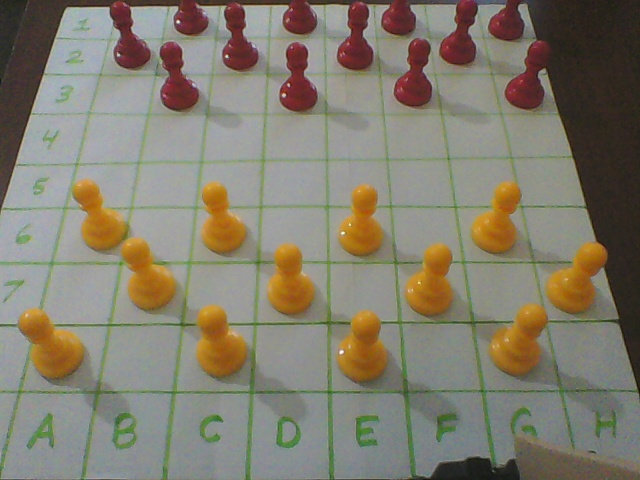
#> input picture docs_and_examples/examples-opencv-py/checkers1.jpg, 640 x 480 px
$ python draw.py
#> lines starting #> are read from the running program, lines starting #| are printed output that depends on the picture; after the words box and inside, x2 and y2 are one past the last pixel; in counts of white or black regions, pixels touching at a corner belong together
import cv2

WINDOW_NAME = 'Image'

cv2.namedWindow(WINDOW_NAME, 0)    # 0 flag for allowing resize

IMAGE_WIDTH = 640

IMAGE_HEIGHT = 480

cv2.resizeWindow(WINDOW_NAME, IMAGE_WIDTH, IMAGE_HEIGHT)

image = cv2.imread('./checkers1.jpg')
#> image is the input picture: shape (480, 640, 3); mean B, G, R 109.9, 125.4, 130.7

COLOR_GREEN = (0,255,0)

COLOR_BLUE = (255, 0, 0)

LINE_WIDTH = 1

LINE_FACTOR = 50

# [11 lines of commented-out code are left out]

cells = {
  'B1' : {
    'coordinates' : (190, 20),
    'color' : None
  },
  'D1' : {
    'coordinates' : (298, 20),
    'color' : None
  },
  'F1' : {
    'coordinates' : (402, 20),
    'color' : None
  },
  'H1' : {
    'coordinates' : (505, 20),
    'color' : None
  },
  ############################
  'A2' : {
    'coordinates' : (130, 50),
    'color' : None
  },
  'C2' : {
    'coordinates' : (240, 50),
    'color' : None
  },
  'E2' : {
    'coordinates' : (352, 50),
    'color' : None
  },
  'G2' : {
    'coordinates' : (460, 50),
    'color' : None
  },
  ############################
  'B3' : {
    'coordinates' : (175, 92),
    'color' : None
  },
  'D3' : {
    'coordinates' : (298, 92),
    'color' : None
  },
  'F3' : {
    'coordinates' : (410, 92),
    'color' : None
  },
  'H3' : {
    'coordinates' : (530, 92),
    'color' : None
  },
  ############################
  'A4' : {
    'coordinates' : (114, 135),
    'color' : None
  },
  'C4' : {
    'coordinates' : (235, 135),
    'color' : None
  },
  'E4' : {
    'coordinates' : (355, 135),
    'color' : None
  },
  'G4' : {
    'coordinates' : (475, 135),
    'color' : None
  },
  ############################
  'B5' : {
    'coordinates' : (166, 180),
    'color' : None
  },
  'D5' : {
    'coordinates' : (295, 180),
    'color' : None
  },
  'F5' : {
    'coordinates' : (420, 180),
    'color' : None
  },
  'H5' : {
    'coordinates' : (550, 180),
    'color' : None
  },
  #############################
  'A6' : {
    'coordinates' : (100, 228),
    'color' : None
  },
  'C6' : {
    'coordinates' : (226, 228),
    'color' : None
  },
  'E6' : {
    'coordinates' : (366, 228),
    'color' : None
  },
  'G6' : {
    'coordinates' : (495, 228),
    'color' : None
  },
  #############################
  'B7' : {
    'coordinates' : (150, 288),
    'color' : None
  },
  'D7' : {
    'coordinates' : (290, 288),
    'color' : None
  },
  'F7' : {
    'coordinates' : (432, 288),
    'color' : None
  },
  'H7' : {
    'coordinates' : (572, 288),
    'color' : None
  },
  #############################
  'A8' : {
    'coordinates' : (65, 355),
    'color' : None
  },
  'C8' : {
    'coordinates' : (216, 355),
    'color' : None
  },
  'E8' : {
    'coordinates' : (364, 355),
    'color' : None
  },
  'G8' : {
    'coordinates' : (515, 355),
    'color' : None
  }
}

CIRCLE_WIDTH = 10

RECTANGLE_THICKNESS = 1

RECTANGLE_PADDING_DEFAULT = 12

cell_index_in_column = 1

for cell in sorted(cells):  # goes by alphabetical order (A2, A4, A6, A8, B1, B3, ...)

  # one way of doing it:
  # rectangle_padding = RECTANGLE_PADDING_DEFAULT + cell_index_in_column

  # another:
  rectangle_padding = RECTANGLE_PADDING_DEFAULT

  if cell_index_in_column == 1:
    rectangle_padding = rectangle_padding + 1

  elif cell_index_in_column == 2:
    rectangle_padding = rectangle_padding + 2

  elif cell_index_in_column == 3:
    rectangle_padding = rectangle_padding + 4

  elif cell_index_in_column == 4:
    rectangle_padding = rectangle_padding + 12


  print('Processing cell ' + str(cell) + ', cell_index_in_column: ' + str(cell_index_in_column)
    + ', rectangle_padding: ' + str(rectangle_padding))

  rectangle_top_left = (
    cells[cell]['coordinates'][0] - rectangle_padding,
    cells[cell]['coordinates'][1] - rectangle_padding,
  )

  rectangle_bottom_right = (
    cells[cell]['coordinates'][0] + rectangle_padding,
    cells[cell]['coordinates'][1] + rectangle_padding
  )

  cv2.rectangle(image, rectangle_top_left, rectangle_bottom_right, COLOR_GREEN, RECTANGLE_THICKNESS)


  cell_index_in_column = cell_index_in_column + 1

  if cell_index_in_column == 5:   # on every new column, reset index

    cell_index_in_column = 1
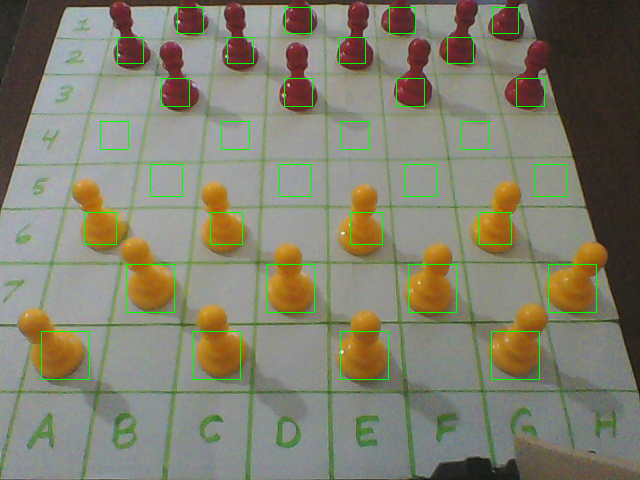
#> image: shape (480, 640, 3); 1.4% of pixels changed, all inside (x1, y1, x2, y2) = (41, 7, 597, 380)
#> after the loop, cell_index_in_column = 1

  # cv2.circle(image, cells[cell]['coordinates'], CIRCLE_WIDTH, COLOR_GREEN, -1)


cv2.imshow(WINDOW_NAME, image)

cv2.waitKey(1000000)
